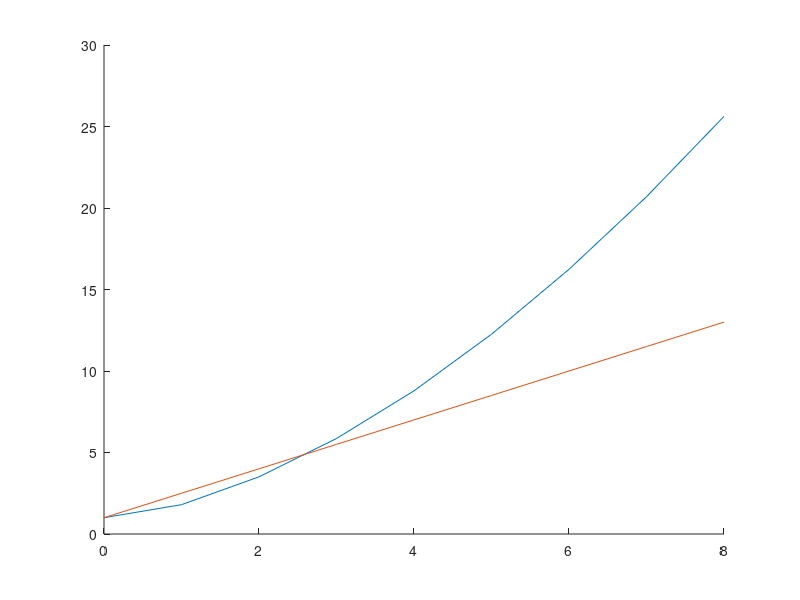

Write the MATLAB code that produced this figure.
a=[1.0,1.7994754529054782,3.507172167081682,5.857630295663889,8.783679922703618,12.25753072043637,16.238379409734907,20.692152501163932,25.619675911099726];

clf()
hold on
plot(0:8,a)
plot(0:8,1+1.5*(0:8) )